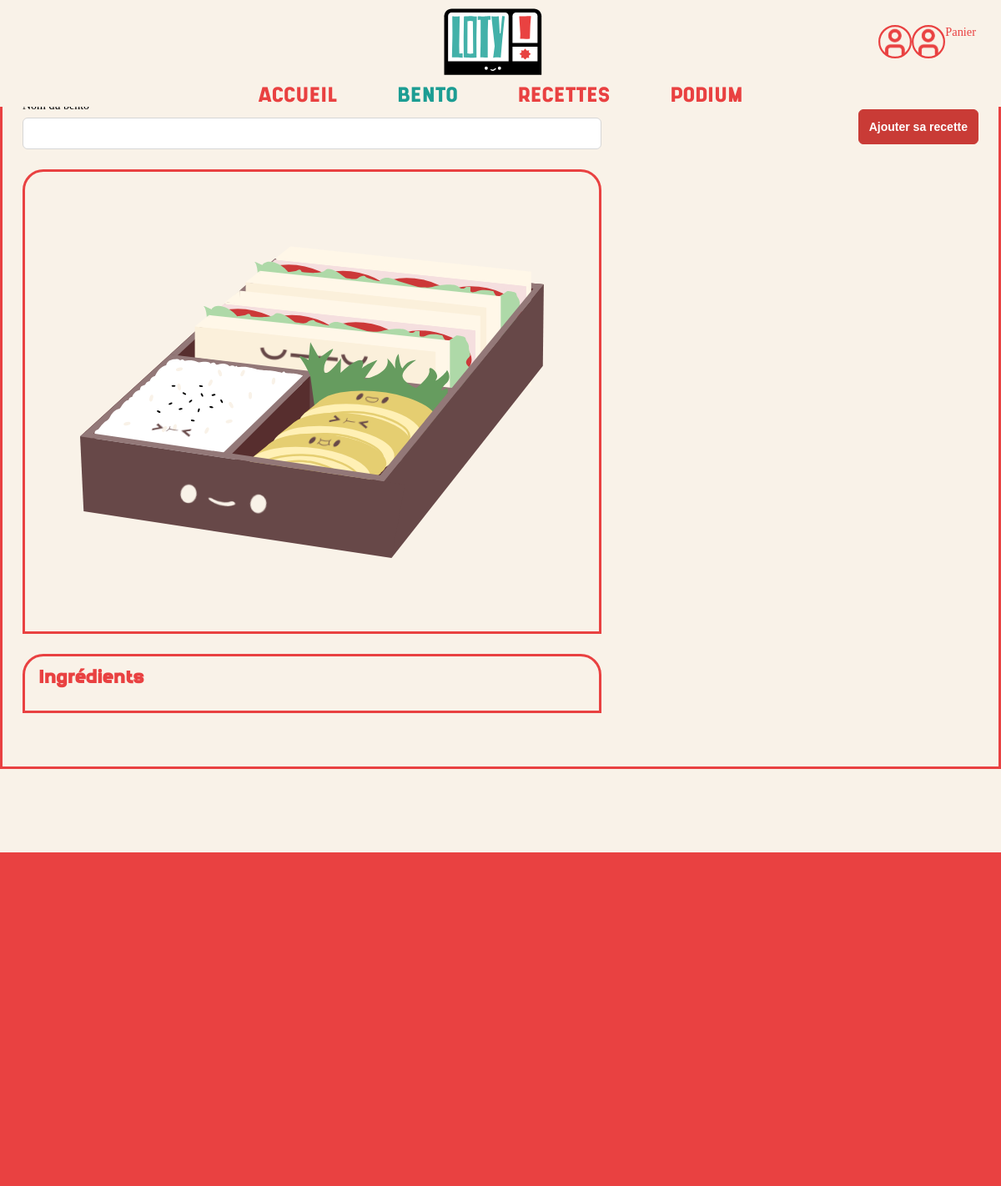
Page /bento/create?type=empty (signed in) on the earlier database version.
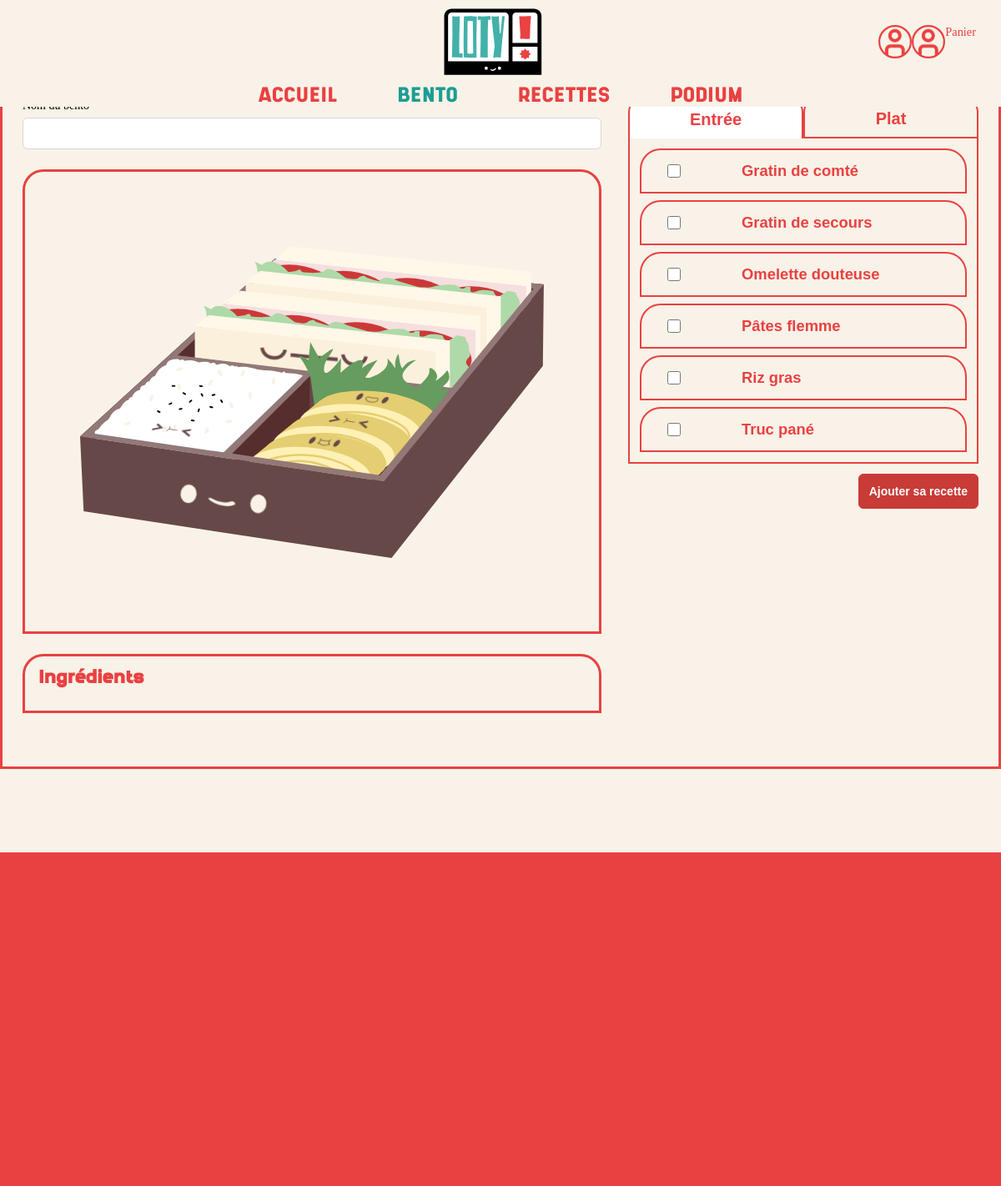
Same page on the later database version.
### tables this page shows
CREATE TABLE `recette` (
  `id_recette` int NOT NULL,
  `recette_nom` varchar(175) NOT NULL,
  `id_user` int NOT NULL,
  `type` varchar(45) NOT NULL,
  `id_type` int NOT NULL
);

### pages/bento/create.php (the view, shortened to what this page needs)
<?php
global $conn;
$stmt = $conn->query("
    SELECT recette.id_recette, recette.recette_nom, type_recette.nom_type
    FROM recette
    JOIN type_recette ON recette.id_type = type_recette.id_type
    ORDER BY type_recette.id_type, recette.recette_nom
");
$recettes = $stmt->fetchAll(PDO::FETCH_ASSOC);
$recettesParType = [];
foreach ($recettes as $recette) {
    $recettesParType[$recette['nom_type']][] = $recette;
}
?>
<main class="bentoCreate">
    <h1>Créer votre bento</h1>
    <form method="post" id="bentoForm">
        <section class="bentoLeft">
            <label>
                <input type="text" name="bento_nom" required>
            </label>
            <div class="bentoPreview">
                <img src="/assets/img/bento-home.svg" alt="">
            </div>
            <section class="bentoIngredients">
                <h2>Ingrédients</h2>
            </section>
        </section>
        <section class="bentoRight">
            <div class="tabs">
                <?php $tabIndex = 0; ?>
                <?php foreach (array_keys($recettesParType) as $typeLabel): ?>
                    <button type="button" data-tab-index="<?= $tabIndex ?>"><?= htmlspecialchars($typeLabel) ?></button>
                    <?php $tabIndex++; ?>
                <?php endforeach; ?>
             </div>
            <?php foreach ($recettesParType as $type => $liste): ?>
                <div class="tabContent" data-content="<?= htmlspecialchars($type) ?>">
                    <?php foreach ($liste as $recette): ?>
                        <label class="recetteItem">
                            <input
                                type="checkbox"
                                name="recettes[]"
                                value="<?= (int)$recette['id_recette'] ?>"
                                data-recette="<?= (int)$recette['id_recette'] ?>"
                            >
                            <?= htmlspecialchars($recette['recette_nom']) ?>
                        </label>
                    <?php endforeach; ?>
                </div>
            <?php endforeach; ?>
            <button type="submit">
                Ajouter sa recette
            </button>
        </section>
    </form>
</main>

Differences in the rows shown:
now on this page (row edited): recette: recette_nom "Gratin de comté"
now on this page (row edited): recette: recette_nom "Gratin de secours"
now on this page (row edited): recette: recette_nom "Omelette douteuse"
now on this page (row edited): recette: recette_nom "Pâtes flemme"
now on this page (row edited): recette: recette_nom "Riz gras"
now on this page (row edited): recette: recette_nom "Truc pané"
Other differences:
new list line: "Entrée"
new list line: "Plat"
